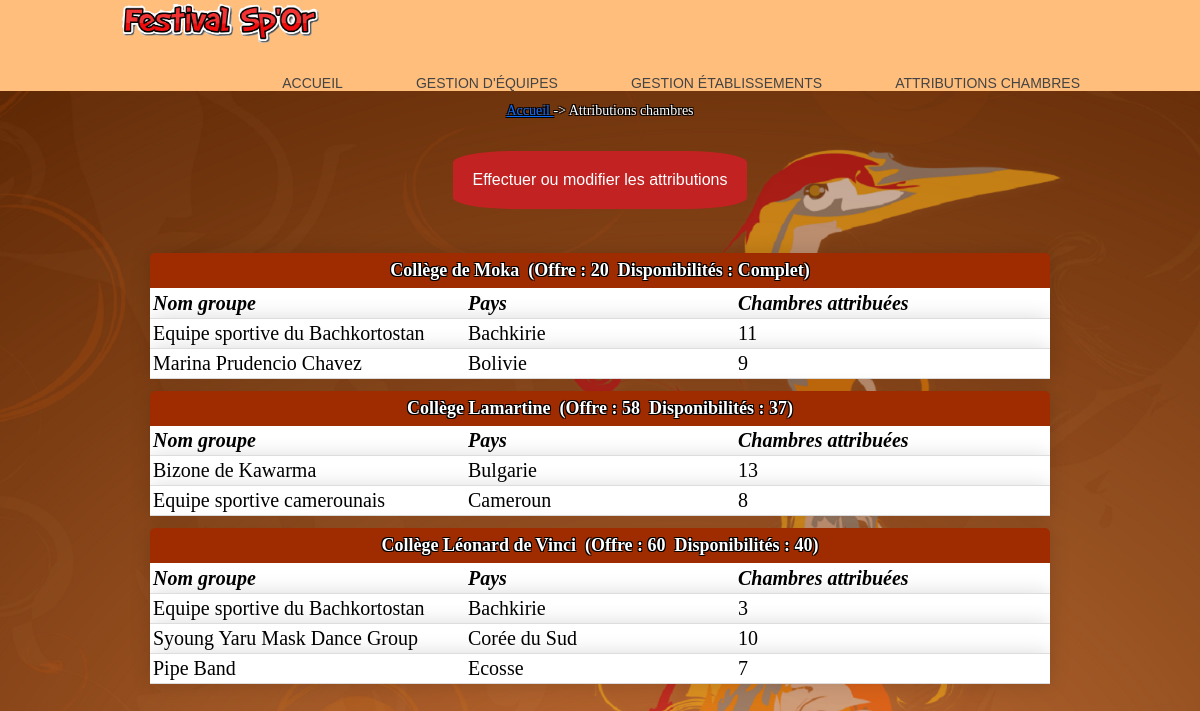
Page /consultationAttributions.php on the earlier database version.
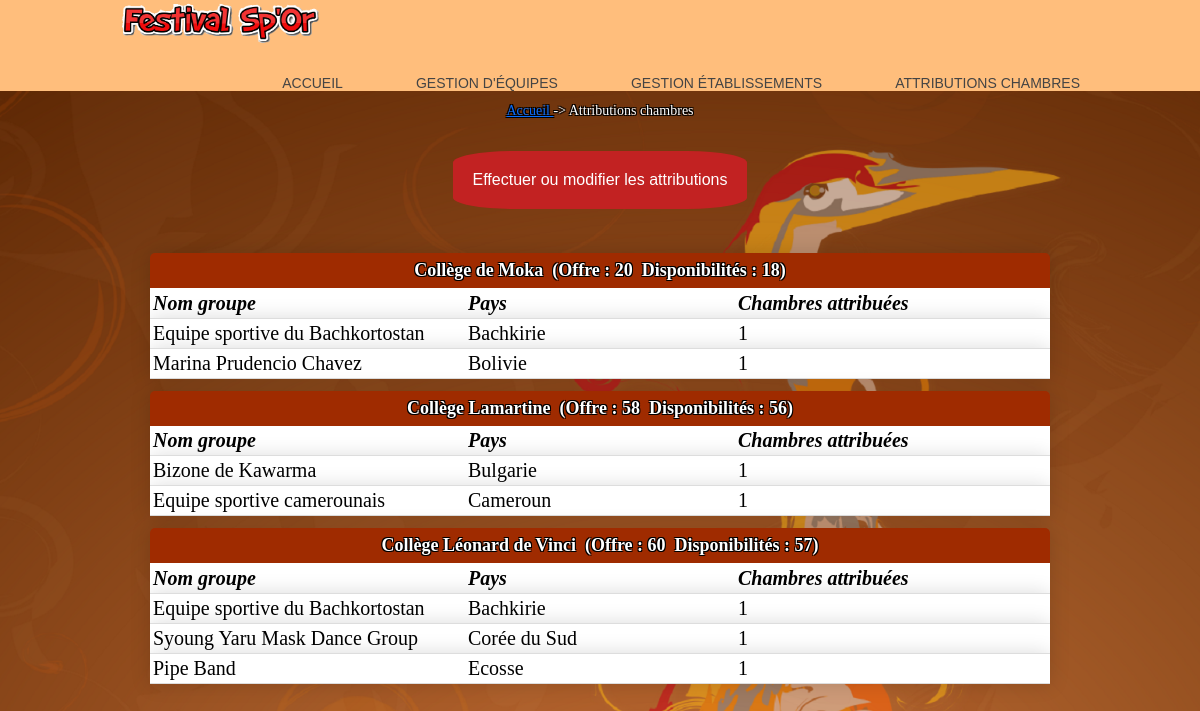
Same page on the later database version.
### tables this page shows
create table Etablissement 
(
	id char(8) not null, 
	nom varchar(45) not null,
	adresseRue varchar(45) not null, 
	codePostal char(5) not null, 
	ville varchar(35) not null,
	tel varchar(13) not null,
	adresseElectronique varchar(70), 
	type integer(1) not null,
	civiliteResponsable varchar(12) not null,
	nomResponsable varchar(25) not null,
	prenomResponsable varchar(25),
	nombreChambresOffertes integer,
	constraint pk_Etablissement primary key(id)
);

create table Groupe
(
	id char(4) not null, 
	nom varchar(40) not null, 
	identiteResponsable varchar(40) not null,
	adressePostale varchar(120) not null,
	nombrePersonnes integer not null, 
	nomPays varchar(40) not null, 
	hebergement char(1) not null,
	stand boolean not null,
	constraint pk_Groupe primary key(id)
);

create table Attribution

(
	idEtab char(8) not null, 
	idGroupe char(4) not null, 
	nombreChambres integer not null,
	constraint pk_Attribution primary key(idEtab, idGroupe)
);

### _gestionBase.inc.php (called while the page is built, shortened)
<?php
   $hote="localhost";
   $login="root";
   $mdp="";
   try{
      $connexion = new PDO("mysql:host=$hote;dbname=festival", $login, $mdp);
      $connexion->exec("set names utf8");
      return $connexion;
   }
   catch(PDOException $e){
      echo "Erreur :" . $e->getMessage();
      die();
   }
function obtenirReqEtablissementsAyantChambresAttribuées()
{
   $req="SELECT distinct id, nom, nombreChambresOffertes from Etablissement,
         Attribution where id = idEtab order by id";
   return $req;
}
function obtenirNbEtabOffrantChambres($connexion)
{
   $req="SELECT count(*) as nombreEtabOffrantChambres from Etablissement where
         nombreChambresOffertes!=0";
   $rsEtabOffrantChambres=$connexion->query($req);
   $lgEtabOffrantChambres=$rsEtabOffrantChambres->fetch();
   return $lgEtabOffrantChambres["nombreEtabOffrantChambres"];
}
function obtenirNbOccup($connexion, $idEtab)
{
   $req="SELECT IFNULL(sum(nombreChambres), 0) as totalChambresOccup from
        Attribution where idEtab='$idEtab'";
   $rsOccup=$connexion->query($req);
   $lgOccup=$rsOccup->fetchAll();
   foreach ($lgOccup as $row) {
      return $row["totalChambresOccup"];
   }
}
function obtenirReqGroupesEtab($id)
{
   $req="SELECT distinct id, nom, nompays from Groupe, Attribution where
        Attribution.idGroupe=Groupe.id and idEtab='$id'";
   return $req;
}
function obtenirNbOccupGroupe($connexion, $idEtab, $idGroupe)
{
   $req="SELECT nombreChambres From Attribution where idEtab='$idEtab'
        and idGroupe='$idGroupe'";
   $rsAttribGroupe=$connexion->query($req);
   if ($lgAttribGroupe=$rsAttribGroupe->fetch())
      return $lgAttribGroupe["nombreChambres"];
   else
      return 0;
}
?>

### consultationAttributions.php (the view, shortened to what this page needs)
<?php
include("_debut.inc.php");
include("_gestionBase.inc.php");
echo "<br><p align='center' class='textArianne'><a  href = 'index.php'> Accueil </a> ->  Attributions chambres</p><br> ";
$nbEtab=obtenirNbEtabOffrantChambres($connexion);
if ($nbEtab!=0)
{
   echo "
   <table width='75%' cellspacing='0' cellpadding='0' align='center'
   <tr><td>
   <p align='center'><a class='buttonCréa' href='modificationAttributions.php?action=demanderModifAttrib'>
   Effectuer ou modifier les attributions</a></p></td></tr></table><br><br>";
   $req=obtenirReqEtablissementsAyantChambresAttribuées();
   $rsEtab=$connexion->query($req);
   $lgEtab=$rsEtab->fetch();
   while($lgEtab!=FALSE)
   {
      $idEtab=$lgEtab['id'];
      $nomEtab=$lgEtab['nom'];
      echo "
      <table width='75%' cellspacing='0' cellpadding='0' align='center'
      class='content-table'>";
      $nbOffre=$lgEtab["nombreChambresOffertes"];
      $nbOccup=obtenirNbOccup($connexion, $idEtab);
      $nbChLib = $nbOffre - $nbOccup;
      echo "
      <thead>
      <tr>";
         if($nbChLib != 0){
         echo"
         <th colspan='3' align='left'><strong>$nomEtab</strong>&nbsp;
         (Offre : $nbOffre&nbsp;&nbsp;Disponibilités : $nbChLib)
         </th>";
         }else{
         echo"
         <th colspan='3' align='left'><strong>$nomEtab</strong>&nbsp;
         (Offre : $nbOffre&nbsp;&nbsp;Disponibilités : Complet)
         </th>" ;
         }
         echo"
      </tr>
      </thead>
      ";
      echo "
      <tr>
         <td width='35%' align='left'><i><strong>Nom groupe</strong></i></td>
         <td width='30%' align='left'><i><strong>Pays</strong></i></td>
         <td width='35%' align='left'><i><strong>Chambres attribuées</strong></i>
         </td>
      </tr>";
      $req=obtenirReqGroupesEtab($idEtab);
      $rsGroupe=$connexion->query($req);
      $lgGroupe=$rsGroupe->fetch();
      while($lgGroupe!=FALSE)
      {
         $idGroupe=$lgGroupe['id'];
         $nomGroupe=$lgGroupe['nom'];
         $paysGroupe=$lgGroupe['nompays'];
         echo "
         <tr class='content-table'>
            <td width='35%' align='left'>$nomGroupe</td>
            <td width='30%' align='left'>$paysGroupe</td>";
         $nbOccupGroupe=obtenirNbOccupGroupe($connexion, $idEtab, $idGroupe);
         echo "
            <td width='35%' align='left'>$nbOccupGroupe</td>
         </tr>";
         $lgGroupe=$rsGroupe->fetch();
      }
      echo "
      </table><br>";
      $lgEtab=$rsEtab->fetch();
   }
}
?>

### _debut.inc.php (shortened to what this page needs)
<!DOCTYPE HTML PUBLIC "-//W3C//DTD HTML 4.01 Transitional//EN"
"http://www.w3.org/TR/html4/loose.dtd">
<html lang="fr">
<head>
<link href="css/cssGeneral.css" rel="stylesheet" type="text/css">
<link rel="stylesheet" href="css/bootstrap.css">
<link rel="stylesheet" type="text/css" href="css/fond.css">
</head>
<body class="basePage">
<header>
   <div class="containing">
      <img src="images/lettre2.png" alt="" class="logo">
      <nav>
         <ul>
            <li><a href="index.php">Accueil</a></li>
            <li><a href="gestionEquipe.php">
            Gestion d'équipes</a></li>
            <li><a href="listeEtablissements.php">
            Gestion établissements</a></li>
            <li><a href="consultationAttributions.php">
            Attributions chambres</a></li>
         </ul>
      </nav>
   </div>
</header>
</body>

### css/cssGeneral.css (style rules this page uses)
.buttonCréa { background-color: #c22222; border: none; color: rgb(255, 255, 255); padding: 20px; text-align: center; text-decoration: none; display: inline-block; font-size: 16px; margin: 4px 2px; border-radius: 20%; }
.basePage { color:black; font:11px Arial, Helvetica, sans-serif; }
.textArianne { color:#FFFFFF; font:14px Georgia, "Times New Roman", Times, serif; text-shadow: -1px -1px 0 #000, 1px -1px 0 #000, -1px 1px 0 #000, 1px 1px 0 #000; }
td,tr { text-align: left; font:11px Arial, Helvetica, sans-serif; }
.content-table { border-radius: 5px 5px 0 0; overflow: hidden; box-shadow: 0 0 20px rgba(0, 0, 0, 0.15); }
.content-table thead tr { height:35px; font:18px Georgia, "Times New Roman", Times, serif; text-shadow: -1px -1px 0 #000, 1px -1px 0 #000, -1px 1px 0 #000, 1px 1px 0 #000; text-align:center; background-color: #9F2B00; color: #ffffff; }
.content-table td { background-color:#ffffff; height:30px; text-align:left; color:#000; font:20px Georgia, "Times New Roman", Times, serif; padding-left:3px; }
.content-table tbody tr { border-bottom: 1px solid #dddddd; }
.content-table tbody tr:nth-of-type(even) { background-color: #000; }
.containing { width: 80%; margin: 0 auto; }
header { background: #FFBE7C; }
header::after { content: ''; display: table; clear: both; }
.logo { width: 21%; float: left; }
nav { float: right; }
nav ul { margin: 0; padding: 0; list-style: none; }
nav li { display: inline-block; margin-left: 70px; padding-top: 30px; position: relative; }
nav a { color: #444; text-decoration: none; text-transform: uppercase; font-size: 14px; }
nav a::before { content: ''; display: block; height: 5px; background-color: #444; position: absolute; top: 0; width: 0%; transition: all ease-in-out 250ms; }

### css/fond.css (style rules this page uses)
body { background-image: url("../images/fond4.PNG"); background-size: cover; background-repeat: no-repeat; background-attachment: fixed; }

Differences in the rows shown:
shown differently, row unchanged: etablissement "Collège de Moka": nbChLib (not shown) → "18"; id "11" → "1"; id "9" → "1"; text "Disponibilités : Complet)" → "Disponibilités : )"
changed through a linked row, etablissement "Collège Lamartine": nombreChambresOffertes "37" → "56"; id.nombreChambres "13" → "1"; id.nombreChambres "8" → "1"
changed through a linked row, etablissement "Collège Léonard de Vinci": nombreChambresOffertes "40" → "57"; id.nombreChambres "3" → "1"; id.nombreChambres "10" → "1"; id.nombreChambres "7" → "1"
